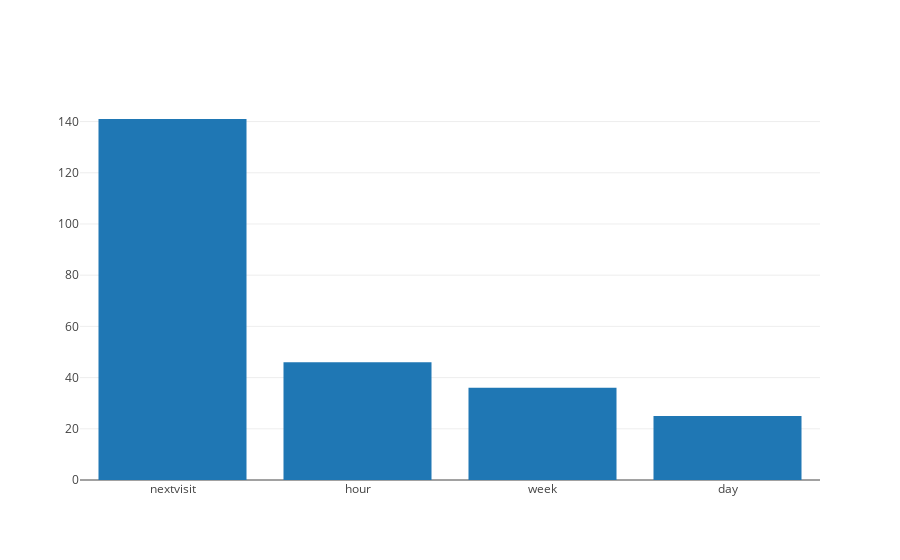

Write notebook code for a chart like this one.
### Code cell
# noexport

plot_survey_choice_counts_raw()

### Figure 1 — Plotly figure (JSON) as saved in the notebook; plotly's stock layout.template omitted (floating-point values rounded to 4 significant figures)
{"data": [{"type": "bar", "uid": "415077cf-9216-44a1-a45b-841a16e4870a", "x": ["nextvisit", "hour", "week", "day"], "y": [141, 46, 36, 25]}], "layout": {}}
